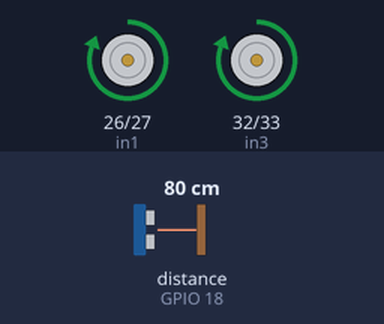
Recording of a sketch running on a simulated ESP32. On the bench: motor-driver pin pairs drawn as motors (green arrow = first pin HIGH = forward, orange = second pin HIGH = backward, longer = more drive). Wiring (inferred from the names in the program): ultrasonic range finder: trigger GPIO 5; echo GPIO 18. The test bench sets the inputs (shaded band); at power-on: distance to the obstacle (sensor on GPIO 18) 80 cm. The echo pulse lasts 58.3 µs per cm; what the sketch prints to the serial monitor is not drawn.

Above: at 1.2 s.
1.3 s: distance to the obstacle (sensor on GPIO 18) set to 29 cm
2.8 s: distance to the obstacle (sensor on GPIO 18) set to 23 cm
At 3.2 s:
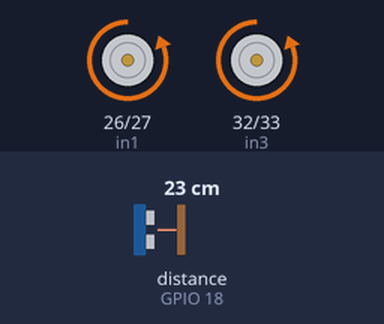
5.8 s: distance to the obstacle (sensor on GPIO 18) set to 35 cm
At 6.42 s:
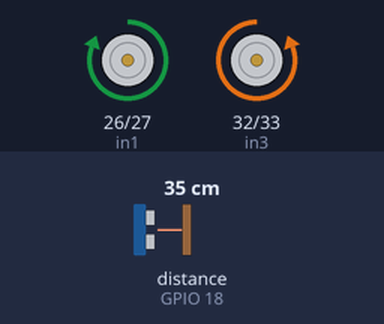
8.1 s: distance to the obstacle (sensor on GPIO 18) set to 2 cm
At 8.5 s:
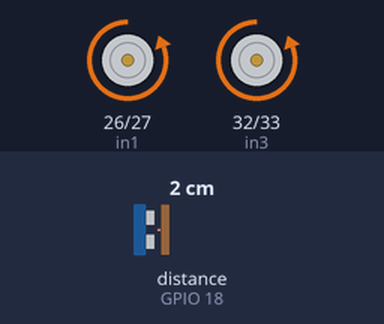
Timing chart, 0 to 12.1 s (numbered marks = the images above; inputs shaded):
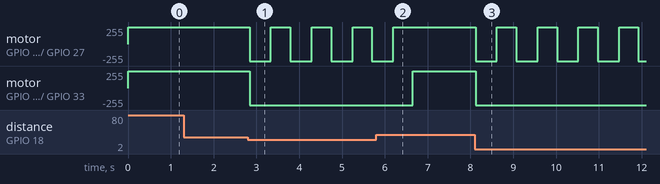

Measured:
- the behaviour switches between 26 and 25 cm on distance to the obstacle (sensor on GPIO 18) (found by bisection; images 0 and 1)
- after the input at 1.3 s, every drawn part: stays the same
- after the input at 2.8 s, motor on GPIO 26 (in1) / GPIO 27 (in2): alternates forward 255/255 for 0.45 s and backward 255/255 for 0.50 s, starting at once; motor on GPIO 32 (in3) / GPIO 33 (in4): forward 255/255 → backward 255/255 at once
- after the input at 5.8 s, motor on GPIO 26 (in1) / GPIO 27 (in2): goes on until 6.2 s, then stays forward 255/255; motor on GPIO 32 (in3) / GPIO 33 (in4): backward 255/255 → forward 255/255 after 0.85 s
- after the input at 8.1 s, motor on GPIO 26 (in1) / GPIO 27 (in2): alternates forward 255/255 for 0.45 s and backward 255/255 for 0.50 s, starting at once; motor on GPIO 32 (in3) / GPIO 33 (in4): forward 255/255 → backward 255/255 at once

The sketch:

robot.ino
```cpp
// বাধা এড়ানো রোবট (Obstacle-avoiding robot) — ESP32 বোর্ড
// সামনে পথ খোলা থাকলে দুই চাকা সামনে ঘোরে। ২৫ সেমির কাছে বাধা এলে
// রোবট একটু পিছায়, তারপর ঘুরে নতুন পথ নেয়।
// ব্যাটারি: +→ড্রাইভারের 12V, −→ড্রাইভারের GND; বোর্ডের GND-ও ড্রাইভারের GND-তে।
// ড্রাইভার: IN1→D26, IN2→D27, IN3→D32, IN4→D33 (ENA আর ENB-র জাম্পার লাগানো থাকবে)।
// বাঁ মোটর OUT1/OUT2-তে, ডান মোটর OUT3/OUT4-তে।
// আলট্রাসনিক: VCC→VIN, Trig→D5, GND→GND; Echo থেকে ১ kΩ হয়ে D18, D18 থেকে ২ kΩ হয়ে GND।

const int in1 = 26, in2 = 27;      // বাঁ চাকা
const int in3 = 32, in4 = 33;      // ডান চাকা
const int trigPin = 5;
const int echoPin = 18;
const int SAFE_DISTANCE = 25;      // সেমি
String lastState = "";

void wheels(int a, int b, int c, int d) {
  digitalWrite(in1, a);
  digitalWrite(in2, b);
  digitalWrite(in3, c);
  digitalWrite(in4, d);
}
void forward()  { wheels(HIGH, LOW, HIGH, LOW); }
void backward() { wheels(LOW, HIGH, LOW, HIGH); }
void turn()     { wheels(HIGH, LOW, LOW, HIGH); }   // বাঁ চাকা সামনে, ডান চাকা পেছনে

long readDistance() {
  digitalWrite(trigPin, LOW);
  delayMicroseconds(2);
  digitalWrite(trigPin, HIGH);
  delayMicroseconds(10);
  digitalWrite(trigPin, LOW);
  return pulseIn(echoPin, HIGH, 30000) / 58;
}

void report(String state) {
  if (state != lastState) {
    Serial.println(state);
    lastState = state;
  }
}

void setup() {
  pinMode(in1, OUTPUT);
  pinMode(in2, OUTPUT);
  pinMode(in3, OUTPUT);
  pinMode(in4, OUTPUT);
  pinMode(trigPin, OUTPUT);
  pinMode(echoPin, INPUT);
  Serial.begin(115200);
}

void loop() {
  long cm = readDistance();
  if (cm == 0 || cm > SAFE_DISTANCE) {
    forward();
    report("পথ খোলা: সামনে চলছি");
  } else {
    report("বাধা! পিছিয়ে ঘুরছি");
    backward();
    delay(500);
    turn();
    delay(400);
    lastState = "";
  }
  delay(50);
}
```
